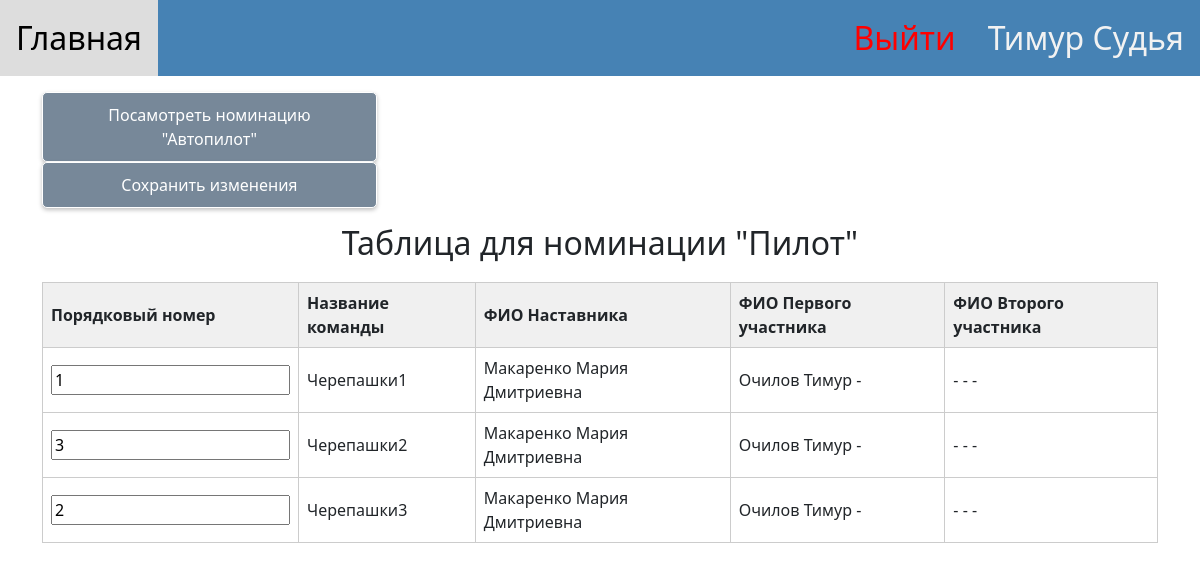
The app's page /redact_random_queue/15/pilot (signed in) with its own data.
### for_work_with_database/class_db_user.py (models this page shows, shortened)
class User(SqlAlchemyBase, UserMixin):
    __tablename__ = 'users'
    id = Column(Integer, primary_key=True, autoincrement=True)
    email = Column(String, unique=True)
    password = Column(String)
    name = Column(String)
    last_name = Column(String)
    role_id = Column(Integer, ForeignKey('roles.id'))

### for_work_with_database/class_db_team.py (models this page shows)
class TeamDB(SqlAlchemyBase):
    __tablename__ = 'teams'
    id = sqlalchemy.Column(sqlalchemy.Integer, primary_key=True, autoincrement=True)
    name_command = sqlalchemy.Column(sqlalchemy.String)
    name_of_organization = sqlalchemy.Column(sqlalchemy.String)
    first_score = sqlalchemy.Column(sqlalchemy.Text)
    second_score = sqlalchemy.Column(sqlalchemy.Text)
    nomination = sqlalchemy.Column(sqlalchemy.Integer)
    competition_id = sqlalchemy.Column(sqlalchemy.Integer)
    manager = sqlalchemy.Column(sqlalchemy.String)
    number_phone_of_manager = sqlalchemy.Column(sqlalchemy.String)
    email_of_manager = sqlalchemy.Column(sqlalchemy.String)
    name_first_member = sqlalchemy.Column(sqlalchemy.String)
    last_name_first_member = sqlalchemy.Column(sqlalchemy.String)
    middle_name_first_member = sqlalchemy.Column(sqlalchemy.String)
    date_birthday_first_member = sqlalchemy.Column(sqlalchemy.String)
    certificate_PFDO_first_member = sqlalchemy.Column(sqlalchemy.String)
    name_second_member = sqlalchemy.Column(sqlalchemy.String)
    middle_name_second_member = sqlalchemy.Column(sqlalchemy.String)
    last_name_second_member = sqlalchemy.Column(sqlalchemy.String)
    date_birthday_second_member = sqlalchemy.Column(sqlalchemy.String)
    certificate_PFDO_second_member = sqlalchemy.Column(sqlalchemy.String)
    final_top = sqlalchemy.Column(sqlalchemy.Integer)
    final_score = sqlalchemy.Column(sqlalchemy.Integer)
    random_queue = sqlalchemy.Column(sqlalchemy.Integer)
    time_of_first_race = sqlalchemy.Column(sqlalchemy.Integer)
    time_of_second_race = sqlalchemy.Column(sqlalchemy.Integer)
    list_logs_score_of_first_race = sqlalchemy.Column(sqlalchemy.Text)
    list_logs_score_of_second_race = sqlalchemy.Column(sqlalchemy.Text)

### main.py (the view, shortened to what this page needs)
@app.route("/redact_random_queue/<int:competition_id>/<string:nomination>", methods=["POST", "GET"])
@limiter.limit(REQUESTS_TIME)
def redact_random_queue(competition_id, nomination):
    if not current_user.is_authenticated:
        return redirect("/")
    if current_user.role_id == 1:
        return redirect("/")
    sess = db_session.create_session()
    print(find_nominatation_id_by_name(nomination), type(find_nominatation_id_by_name(nomination)))
    teams = sess.query(TeamDB).filter(TeamDB.competition_id == competition_id,
                                      TeamDB.nomination == find_nominatation_id_by_name(nomination)).all()
    for i in teams:
        print(i.nomination)
    if request.method == "GET":
        return render_template("redact_random_queue.html", teams=teams, is_error=False, competition_id=competition_id,
                               nomination_show=find_nominatation_name_by_id(find_nominatation_id_by_name(nomination)))

### for_work_with_database/db_session.py (called while the page is built)
def create_session() -> Session:
    global __factory
    return __factory()

### main.py (called while the page is built)
@login_manager.user_loader
def load_user(user_id):
    db_sess = db_session.create_session()
    return db_sess.query(User).get(user_id)

def find_nominatation_id_by_name(name_of_nomination):
    if name_of_nomination == "pilot":
        return 1
    return 2

def find_nominatation_name_by_id(name_of_nomination):
    if name_of_nomination == 1:
        return "Пилот"
    return "Автопилот"

### templates/redact_random_queue.html (shortened to what this page needs)
{% extends "base.html" %}
{% block content %}
<body>
<p align="center">
<div>
    {% if nomination_show == "Пилот" %}
    <a href="/redact_random_queue/{{competition_id}}/autopilot">
        <button class="green_button" type="button" style="width: 30%">Посaмотреть номинацию "Автопилот"</button></a>
    {% else %}
    <a href="/redact_random_queue/{{competition_id}}/pilot">
        <button class="green_button" type="button" style="width: 30%">Посмотреть номинацию "Пилот"</button></a>
    {% endif %}
</div>
<div>
    <button class="green_button" type="submit" form="form_for_redact_random_queue" style="width: 30%;">Сохранить изменения</button>
</div>
</p>
<h2 align="center">Таблица для номинации "{{ nomination_show }}"</h2>
<form id="form_for_redact_random_queue" method="POST">
<table>
    <thead>
    <tr>
        <th>Порядковый номер</th>
        <th>Название команды</th>
        <th>ФИО Наставника</th>
        <th>ФИО Первого участника</th>
        <th>ФИО Второго участника</th>
    </tr>
    </thead>
    <tbody>
        {% for team in teams %}
            <tr>
                {% if is_error %}
                    <td><input value="{{dict_of_last_values[str(team.id)]}}" type="text" name="{{team.id}}" id="{{team.id}}" form="form_for_redact_random_queue"></td>
                {% else %}
                    <td><input value="{{team.random_queue}}" type="text" name="{{team.id}}" id="{{team.id}}" form="form_for_redact_random_queue"></td>
                {% endif %}
                <td>{{team.name_command}}</td>
                <td>{{team.manager}}</td>
                <td>{{team.last_name_first_member}} {{team.name_first_member}} {{team.middle_name_first_member}}</td>
                <td>{{team.last_name_second_member}} {{team.name_second_member}} {{team.middle_name_second_member}}</td>
            </tr>
        {% endfor %}
    </tbody>
</table>
<head>
</head>
</html>
{% endblock %}

### templates/base.html (shortened to what this page needs)
<!DOCTYPE html>
<html lang="en">
<head>
    <link href="https://cdn.jsdelivr.net/npm/bootstrap@5.0.2/dist/css/bootstrap.min.css" rel="stylesheet"
>
    <link rel="stylesheet" href="{{ url_for('static',filename='styles/style.css') }}">
    <div class="topnav">
        <a class="active" href="/">Главная</a>
        {% if not current_user.is_authenticated%}
            <a href="/login_user" style="float: right">Войти</a>
        {% else %}
            <a href="/" style="float: right">
                {{current_user.name}} {{current_user.last_name}}
            </a>
            <a href="/logout" style="float: right"><font color="red">Выйти</font></a>
        {% endif %}
    </div>
</head>
<main role="main" class="container">
    {% block content %}{% endblock %}
</html>

### static/styles/style.css (style rules this page uses)
table { width: 100%; border-collapse: collapse; margin-top: 20px; }
th, td { border: 1px solid #ccc; padding: 8px; text-align: left; }
th { background-color: #f0f0f0; }
.topnav { background-color: #4682B4; overflow: hidden; }
.topnav a { float: left; color: #f2f2f2; text-align: center; padding: 14px 16px; text-decoration: none; font-size: 200%; }
.topnav a.active { background-color: #778899; color: white; }
a { text-decoration: none; }
button.green_button { background-color: #778899; color: white; border: none; padding: 10px 20px; border-radius: 5px; box-shadow: 0px 2px 4px rgba(0, 0, 0, 0.25); font-size: 16px; border: 1px solid white; }

### records on screen
User: name "Тимур", last_name "Судья"
TeamDB: random_queue "1", name_command "Черепашки1", manager "Макаренко Мария Дмитриевна", last_name_first_member "Очилов", name_first_member "Тимур", middle_name_first_member "-", last_name_second_member "-", name_second_member "-", middle_name_second_member "-"
TeamDB: random_queue "3", name_command "Черепашки2", manager "Макаренко Мария Дмитриевна", last_name_first_member "Очилов", name_first_member "Тимур", middle_name_first_member "-", last_name_second_member "-", name_second_member "-", middle_name_second_member "-"
TeamDB: random_queue "2", name_command "Черепашки3", manager "Макаренко Мария Дмитриевна", last_name_first_member "Очилов", name_first_member "Тимур", middle_name_first_member "-", last_name_second_member "-", name_second_member "-", middle_name_second_member "-"

### other values on screen
{{ nomination_show }} "Пилот"
